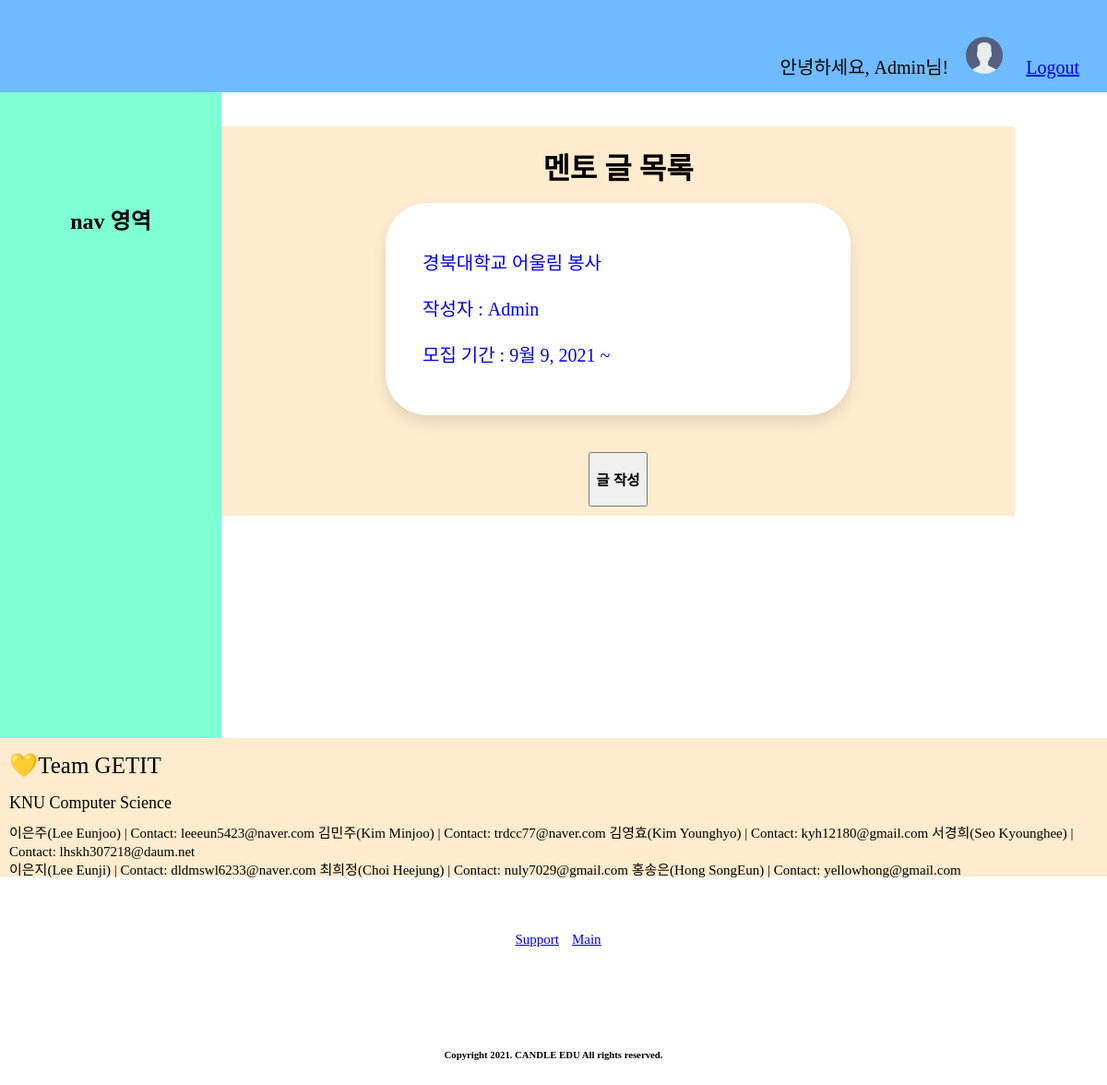
/mentor_board/ (signed in), run on the app's committed database.
### accounts/models.py (models this page shows)
class User(AbstractUser):
    name = models.TextField(max_length=200, blank=True)
    birth_date = models.DateField(null=True, blank=True)
    email = models.TextField(max_length=200, blank=True)
    phone = models.TextField(max_length=200, blank=True)

### blog/models.py (models this page shows, shortened)
class mentor(models.Model):
    title = models.CharField(max_length=100) #글 제목
    user = models.ForeignKey(settings.AUTH_USER_MODEL, on_delete=models.CASCADE) #related_name 필드?
    pub_date = models.DateTimeField(auto_now_add=True) #자동으로 글 올린 날짜 저장. 수정불가 #생성날짜
    recruit_startdate = models.DateField(null=True, default=timezone.now) #모집시작일
    recruit_endDate = models.DateField(blank=True) #모집종료일
    volun_startDate = models.DateField(blank=True) #봉사시작일
    volun_endDate = models.DateField(blank=True) #봉사종료일
    volun_times = models.TextField(blank=True) #봉사시간대
    volun_day = models.TextField(blank=True) #그냥 입력하게 하도록 #봉사요일
    recruit_number = models.IntegerField(default=0, blank=True) #모집정원
    mentoringType = models.TextField(blank=True)
    recruit_center = models.TextField(blank=True) #모집기관
    center_latitude = models.FloatField(default=0.0) #모집기관 위도
    center_longitude = models.FloatField(default=0.0) #모집기관 경도
    volun_place = models.TextField(blank=True)# 봉사장소
    volun_for = models.TextField(blank=True)#봉사대상
    files = models.FileField(null=True, blank=True, upload_to="")#첨부파일

### blog/views.py (the view)
# urls.py: path('mentor_board/', mentor_board, name="mentor_board"),
def mentor_board(request):
    mentors = mentor.objects.all()
    return render(request, 'mentor_board.html', {'mentors':mentors})

### template/mentor_board.html
{% extends 'base.html' %}
{% block content %}
    <link rel="stylesheet" href="../../static/css/mentor_list.css">
    <div id="nav">
        <h2>nav 영역</h2>
    </div>
    <div id="section">
        <h1> 멘토 글 목록 </h1>
        {% for mentor in mentors %}
            <div class="card">
                <a href="{% url 'mentor_detail' mentor.id %}" style="text-decoration:none;">
                <div class="card-body" >
                    <br>
                    <p class="title"> {{ mentor.title }}</p>
                    <p class="user">작성자 : {{ mentor.user }}</p>
                    <p class="recruit_term">모집 기간 : {{ mentor.recruit_startdate }} ~ {{ mentor.recruit_enddate }} </p>
                    <br>
                </div>
                </a>
            </div>
        {% endfor %}
        <button class="button" onclick="location.href='/mentor_post'">
            <h3>글 작성</h3>
        </button>
    </div>
{% endblock %}

### template/base.html (shortened to what this page needs)
{% load static %}
<!DOCTYPE html>
<html lang="en">
<head>
    <link rel="stylesheet" href="../../static/css/base.css">
</head>
<body>
    <div class="header">
        <div class="nav-item">
            {% if user.is_authenticated %}
            <div class="hello">
                <p style="font-family:Nanum Gothic;">안녕하세요, {{user.username}}님! </p>
            </div>
            <div class="condition">
                <a href="{% url 'mypage' user.username %}"> <img src="../../media/profile/basic_profile.jpg"
                        style="margin-right:20px; margin-top:20px;" width="40px"></a>
                <a href="javascript:{document.getElementById('logout').submit()}"
                    style="font-family:Nanum Gothic;">Logout</a>
            </div>
            {% else %}
            <div class="condition2">
                <a href="{% url 'signup' %}" style="margin-right:10px;">Signup</a>
                <a href="{% url 'login' %}">Login</a>
            </div>
            {% endif %}
        </div>
    </div>
    <div class="con">
        {% block content %}{% endblock %}
    </div>
    <div id="footer">
        <p align="left" style="font-size: 25px; font-family: Nanum Gothic; line-height: 20px; margin-left: 10px; margin-top: 50px;"><br>💛Team GETIT</p>
        <p align="left" style="font-size: 18px; font-family: Nanum Gothic; line-height: 10px; margin-left: 10px;">KNU Computer Science</p>
        <p align="left" style="font-size: 15px; font-family: Nanum Gothic; line-height: 20px; margin-left: 10px;">이은주(Lee Eunjoo) | Contact: leeeun5423@naver.com
        김민주(Kim Minjoo) | Contact: trdcc77@naver.com  김영효(Kim Younghyo) | Contact: kyh12180@gmail.com  서경희(Seo Kyounghee) | Contact: lhskh307218@daum.net <br>
        이은지(Lee Eunji) | Contact: dldmswl6233@naver.com  최희정(Choi Heejung) | Contact: nuly7029@gmail.com  홍송은(Hong SongEun) | Contact: yellowhong@gmail.com</p>
        <p align="left" style="font-size: 15px; font-family: Nanum Gothic;line-height: 10px;margin-left: 10px; margin-top: 10px; display: inline;"><a href="{% url 'support' %}">Support</a></p>
        <p align="left" style="font-size: 15px; font-family: Nanum Gothic;line-height: 10px;margin-left: 10px; margin-top: 10px; display: inline;"><a href="{% url 'main' %}">Main</a></p>
        <h6>Copyright 2021. CANDLE EDU All rights reserved.</h6>
    </div>
</body>
</html>

### static/css/base.css (style rules this page uses)
body { margin : 0; }
.header { background-color: rgb(110, 187, 255); height: 100px; display: block; width: 100%; }
.hello { font-size: 20px; height: 100px; margin-right: 10px; display: inline-block; }
.condition { font-size: 20px; margin-left: 5px; margin-right: 30px; height: 100px; display: inline-block; }
.nav-item { margin-top: 20px; float: right; }
#nav { background-color: aquamarine; width: 20%; height: 700px; float: left; }
#section { width: 70%; text-align: left; float: left; padding: 10px; background-color: blanchedalmond; }
#footer { background-color: blanchedalmond; height: 150px; clear: both; width: 100%; }
#nav, #section, #footer { text-align:center; }
#footer { line-height: 100px; }
#nav, #section { line-height: 240px; }

### static/css/mentor_list.css (style rules this page uses)
.card { border-radius: 45px; background-color:white; margin-left: 20%; margin-right: 20%; box-shadow: 0px 8px 15px rgba(0, 0, 0, 0.1); transition: all 0.3s ease 0s; }
.card-body { line-height:30px; font-size: 20px; text-align: left; margin-left:40px; margin-bottom: 40px; font-family: Nanum-Gothic; }
#section { line-height: 30px; }

### data on the page
User: username "Admin"
mentor: title "경북대학교 어울림 봉사", user "Admin", recruit_startdate "9월 9, 2021"
